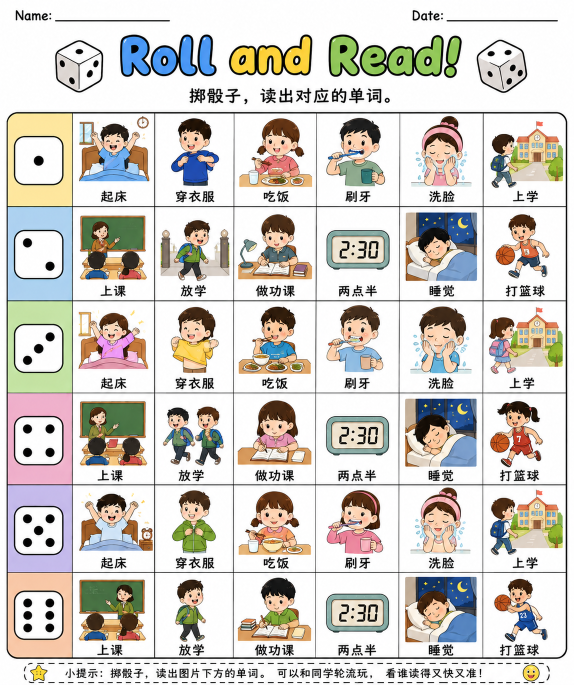
#> input picture worksheets/01-daily-activities/ChatGPT Image Jun 5, 2026, 11_43_59 AM.png, 1148 x 1370 px (shown at 1/2 size)
$ python export-game-icons.py
#> lines starting #> are read from the running program, lines starting #| are printed output that depends on the picture
from pathlib import Path
from PIL import Image

root = Path(__file__).parent
source = Image.open(root / "ChatGPT Image Jun 5, 2026, 11_43_59 AM.png").convert("RGB")
#> source is the input picture: PIL image 1148x1370 RGB; mean R, G, B 209, 205.1, 199.1
output = root / "game-icons"
output.mkdir(exist_ok=True)

names = [
    "get-up", "get-dressed", "eat", "brush-teeth", "wash-face", "go-school",
    "class", "school-over", "homework", "two-thirty", "sleep", "basketball"
]

for index, name in enumerate(names):
    row, col = divmod(index, 6)
    x0 = 143 + col * 165
    y0 = 226 + row * 181
    icon = source.crop((x0 + 12, y0 + 8, min(x0 + 153, source.width), y0 + 138))
    icon.save(output / f"{name}.png", optimize=True)
#> this loop made 12 passes
#> pass 1, `icon = source.crop((x0 + 12, y0 + 8, min(x0 + 153, source.width), y0 +..`:
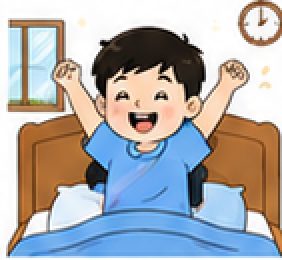
#> icon: PIL image 141x130 RGB (shown 2 times larger); mean R, G, B 171.9, 172, 173.9
#> pass 2, `icon = source.crop((x0 + 12, y0 + 8, min(x0 + 153, source.width), y0 +..`:
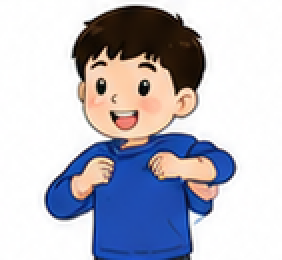
#> icon: PIL image 141x130 RGB (shown 2 times larger); mean R, G, B 186.8, 187.1, 198.5
#> pass 3, `icon = source.crop((x0 + 12, y0 + 8, min(x0 + 153, source.width), y0 +..`:
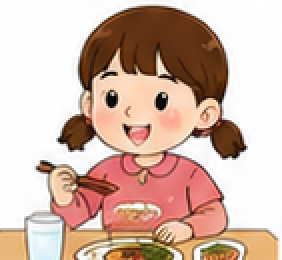
#> icon: PIL image 141x130 RGB (shown 2 times larger); mean R, G, B 210.8, 182.6, 168.8
#> after the loop:
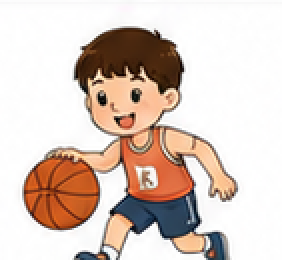
#> icon: PIL image 141x130 RGB (shown 2 times larger); mean R, G, B 218.6, 201.8, 192.4

print(f"Exported {len(names)} Roll and Read game icons.")

$ run again, with worksheets/01-daily-activities/trace.png copied over worksheets/01-daily-activities/ChatGPT Image Jun 5, 2026, 11_43_59 AM.png
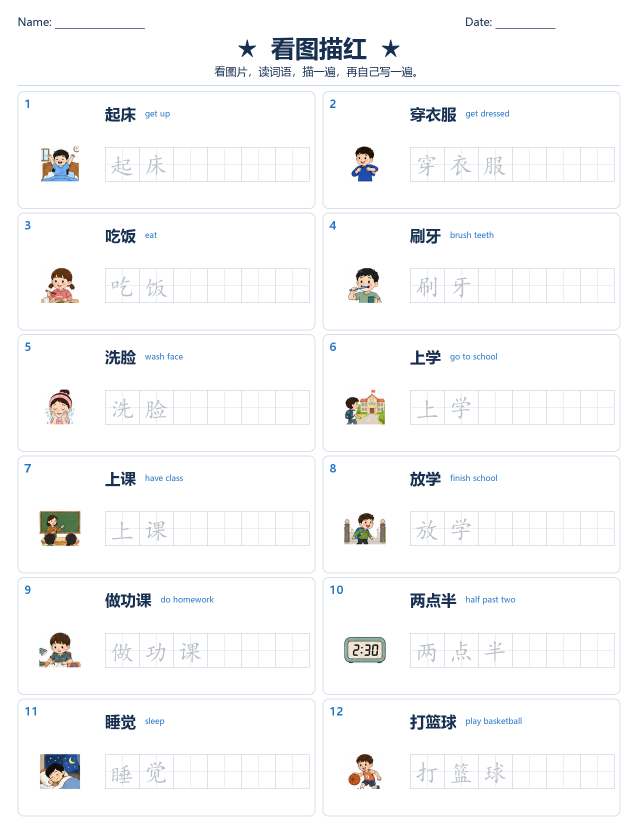
#> input picture worksheets/01-daily-activities/trace.png, 1275 x 1650 px (shown at 1/2 size)
#> source is the input picture: PIL image 1275x1650 RGB; mean R, G, B 247.8, 248.5, 249.1
#> the loop `for index, name in enumerate(names):` made 12 passes
#> pass 1, `icon = source.crop((x0 + 12, y0 + 8, min(x0 + 153, source.width), y0 +..`:
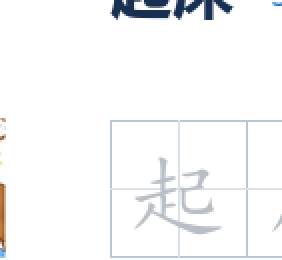
#> icon: PIL image 141x130 RGB (shown 2 times larger); mean R, G, B 247.1, 247.8, 248.7
#> after the loop `for index, name in enumerate(names):`:
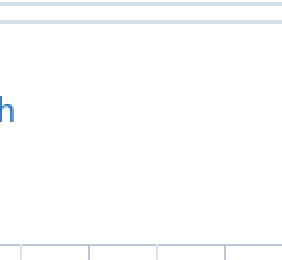
#> icon: PIL image 141x130 RGB (shown 2 times larger); mean R, G, B 252.8, 253.3, 253.9
